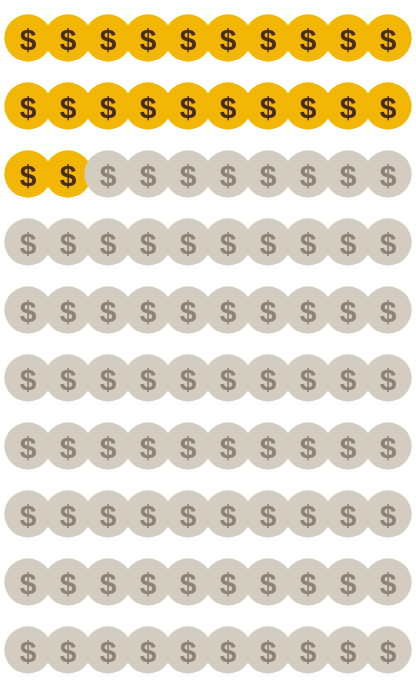

Describe this chart as a Vega-Lite specification.
### Vega-Lite specification from a JSON file in a GitHub repository (floating-point values rounded to 4 significant figures)
{"$schema": "https://vega.github.io/schema/vega-lite/v5.json", "description": "Pictogram hook. One hundred coins stand for 100 dollars of value added by Australian factories. Twenty-two are coloured because food made 22 per cent of all factory value added between July 2024 and June 2025. A parameter n counts the coloured coins up from 0 to 22 once when the page opens.", "width": "container", "height": 340, "params": [{"name": "n", "value": 22}], "data": {"sequence": {"start": 0, "stop": 100, "as": "i"}}, "transform": [{"calculate": "datum.i % 10", "as": "Column"}, {"calculate": "floor(datum.i / 10)", "as": "Row"}, {"calculate": "datum.i < n ? 'From food factories' : 'From other factories'", "as": "Group"}], "encoding": {"x": {"field": "Column", "type": "ordinal", "axis": null}, "y": {"field": "Row", "type": "ordinal", "axis": null}}, "layer": [{"mark": {"type": "point", "shape": "circle", "filled": true, "opacity": 1, "size": 560}, "encoding": {"color": {"field": "Group", "type": "nominal", "scale": {"domain": ["From food factories", "From other factories"], "range": ["#F2B705", "#d3ccc0"]}, "legend": null}, "tooltip": [{"field": "Group", "type": "nominal", "title": "This dollar of factory value"}]}}, {"mark": {"type": "text", "text": "$", "fontSize": 15, "fontWeight": "bold", "font": "Bricolage Grotesque, Arial, sans-serif", "baseline": "middle", "dy": 1}, "encoding": {"color": {"condition": {"test": "datum.i < n", "value": "#4a2c1d"}, "value": "#8c8478"}}}], "view": {"stroke": null}, "padding": {"left": 2, "right": 2, "top": 2, "bottom": 2}}
